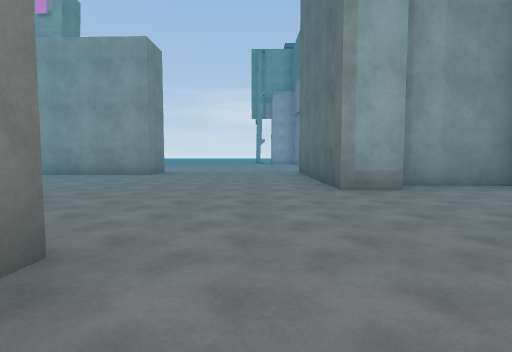
View 1 (above)

16 first-person views from a walk through a 3-D level made in the Unity game engine. The camera is 1.4 m above the floor, tilts 4° down and sees 80° across. The floor is counted in squares, 2.74 m on a side. Each view is taken from the middle of a square. On the plan, view 1 faces up. The plan holds only what a view shows up to about 9 squares ahead; the rest is blank. The place goes on beyond the plan. The player character is not drawn. Surface patterns are stand-ins for the level's own textures.

View 2
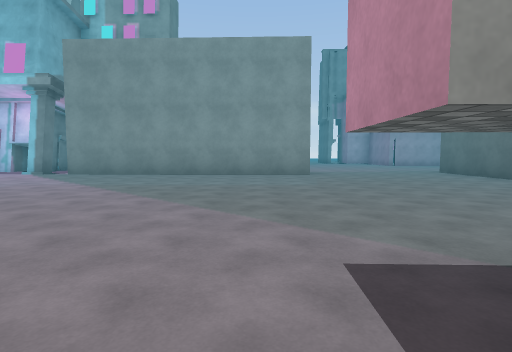

View 3
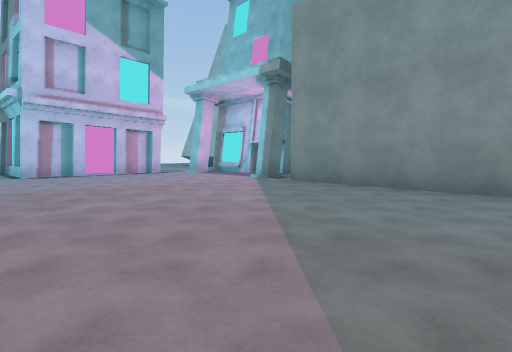

View 4
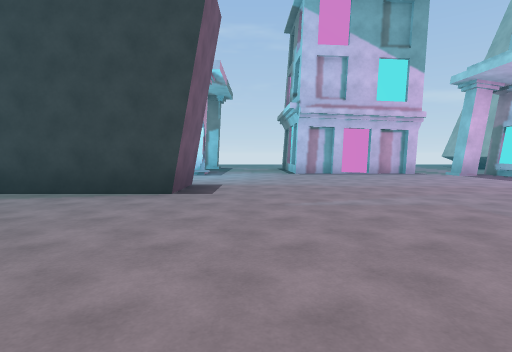

View 5
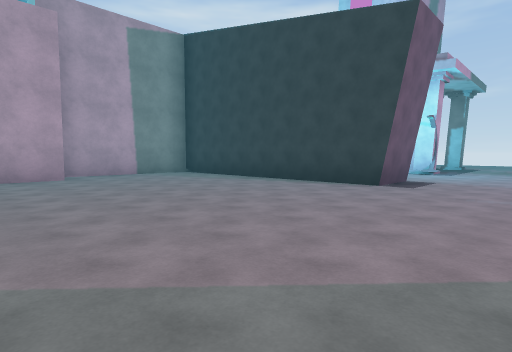

View 6
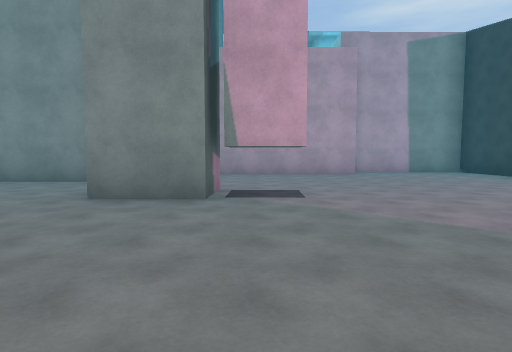

View 7
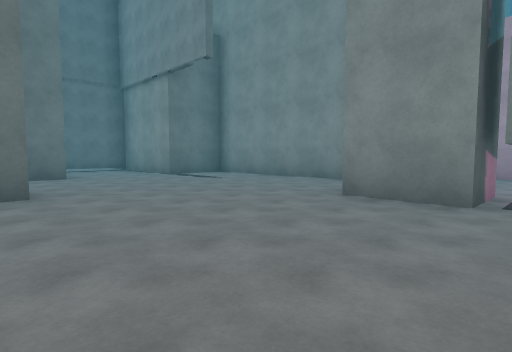

View 8
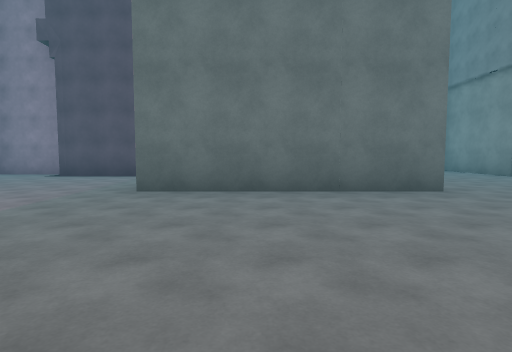

View 9
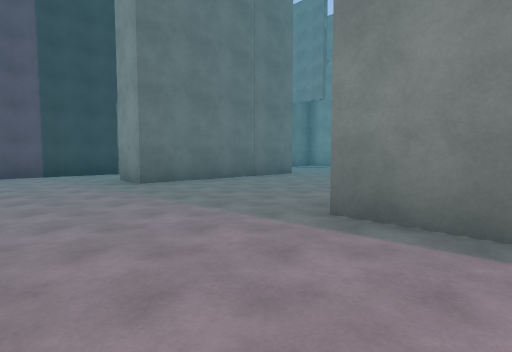

View 10
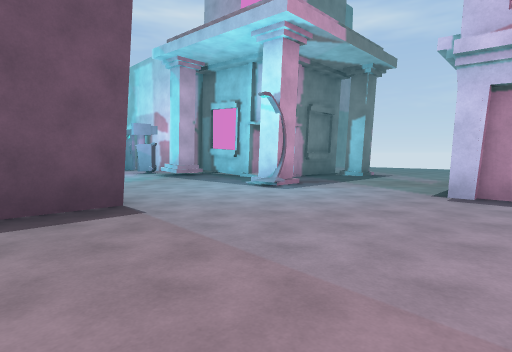

View 11
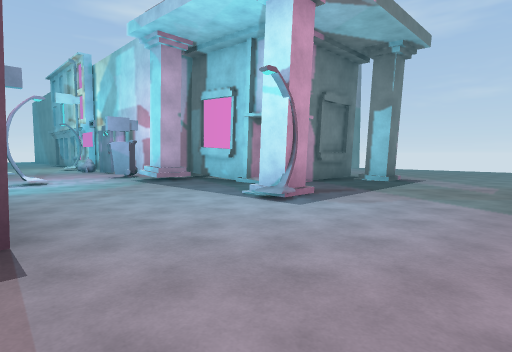

View 12
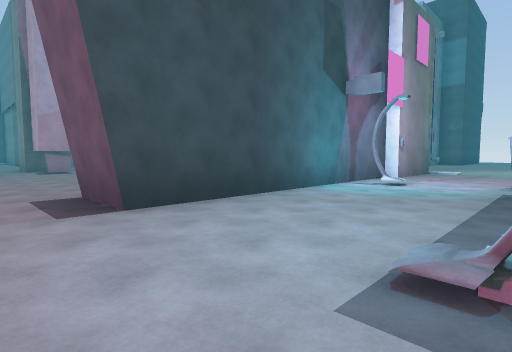

View 13
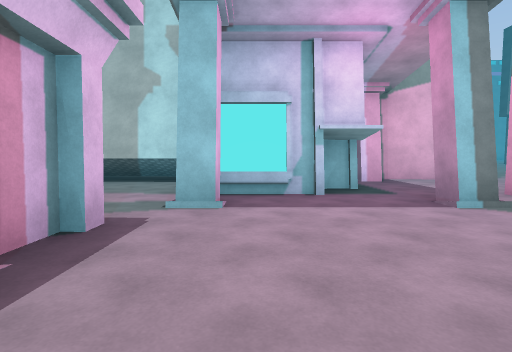

View 14
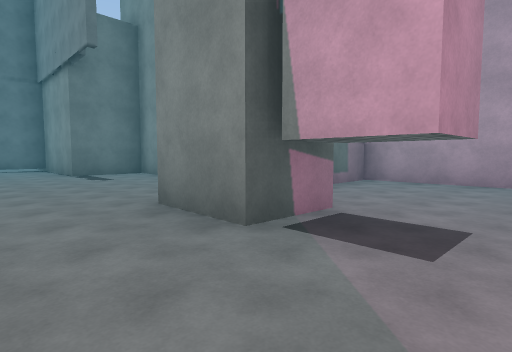

View 15
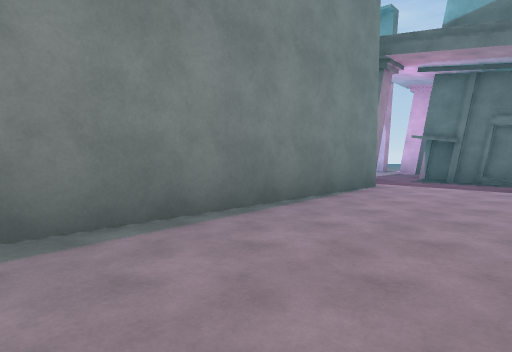

View 16
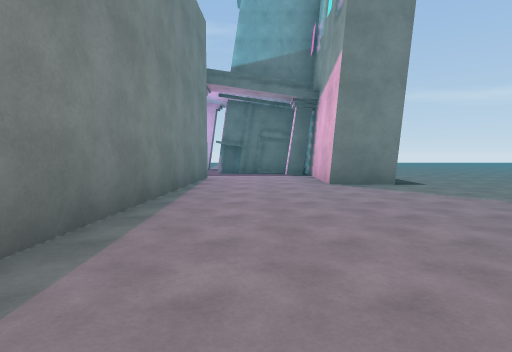

### Floor plan
Points are (right, up) in squares from view 1. A wall is a line through its corners. A room is listed if a view was taken in it or the views show most of it. See-through windows are left out.
Room 1 (views 1, 2, 3, 4, 5, 6, 7, 8, 9, 10, 11, 13, 14, 15, 16)
walls: (-3.6, 0.6) (-3.6, 1.4) (-2.6, 1.4); (-2.5, 0.3) (-2.4, 1.5) (-0.9, 1.5); (2.1, 4.4) (1.2, 4.4) (1.2, 8.6) (2.2, 8.6); (-8.8, 8.9) (-2.6, 8.7) (-2.6, 7.6) (-8.9, 7.8); (-9.6, 8.5) (-9.6, 8) (-10, 8) (-10, 8.5); (-10.2, 2) (-9, 2) (-9, -3.9) (-5.8, -3.9); (0.1, -0.7) (4.2, -0.7) (4.2, 1) (6.8, 1); (-8.9, 11.4) (-10.6, 11.4) (-10.6, 9.6) (-11.2, 9.6) (-11.2, 9) (-13, 9); (-5.6, -2.9) (-1.2, -2.9) (-1.2, -1.6); (4.2, 4.9) (2.4, 4.9); (-9.6, 11.2) (-9.6, 10.8) (-10, 10.8); (4.2, 3.2) (4.2, 4); (4.2, 7.9) (4.2, 11.5); (-12.4, 8.4) (-12.4, 8); (-13.2, 4.5) (-13.2, 4.1); (-13.3, 5.1) (-13.3, 4.1); (-13.3, 6.1) (-13.3, 5.2); (-13.3, 7.1) (-13.3, 6.2); (7, 1.2) (7, 2.8)
low walls: (-9.6, 7.8) (-10, 7.8)
ways out: opening at (-11.5, 3) to room 2; gap at (-13, 7)
Room 2 (view 12)
walls: (-14.3, -0.2) (-14, -0.2) (-14, -2.1); (-13.4, -1.5) (-12.9, -1.5) (-12.9, -2.1); (-15.5, 0.5) (-14.6, 0.5); (-13.2, 4.1) (-15.4, 4); (-10.2, -4) (-10.2, 2)
ways out: opening at (-11.5, 3) to room 1; opening at (-11.5, -2.5)
objects: other object (-13, 2); other object (-11, -2)

Positions as (right, up) in squares from view 1, and headings:
1: (0, 0), facing up
2: (-4, 0), facing up
3: (-5, 3), facing up-left
4: (-5, 3), facing left
5: (-4, 4), facing down-left
6: (-3, 5), facing down
7: (-3, 5), facing down-right
8: (-3, 7), facing right
9: (-4, 11), facing down-right
10: (-9, 5), facing down-left
11: (-10, 4), facing down-left
12: (-13, 3), facing down-right
13: (-12, 5), facing up
14: (-4, 3), facing down-right
15: (-4, 11), facing down-left
16: (-2, 10), facing left
